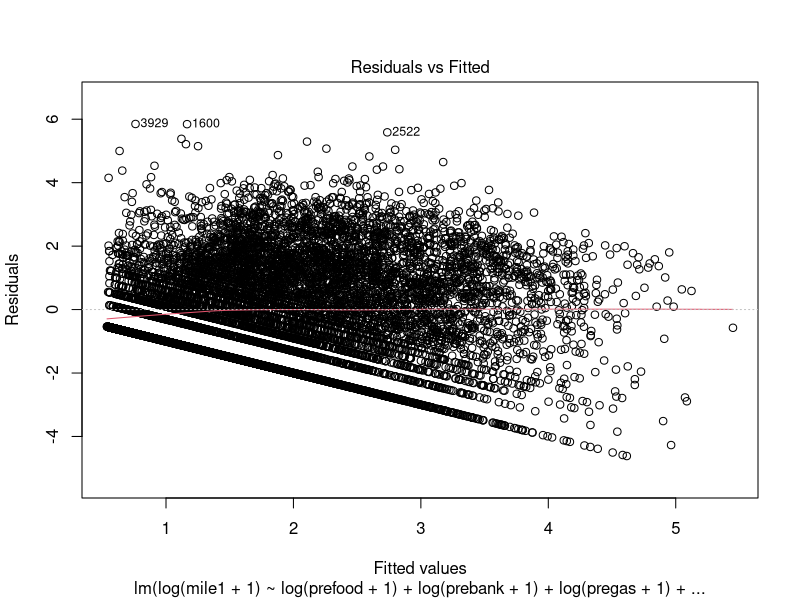
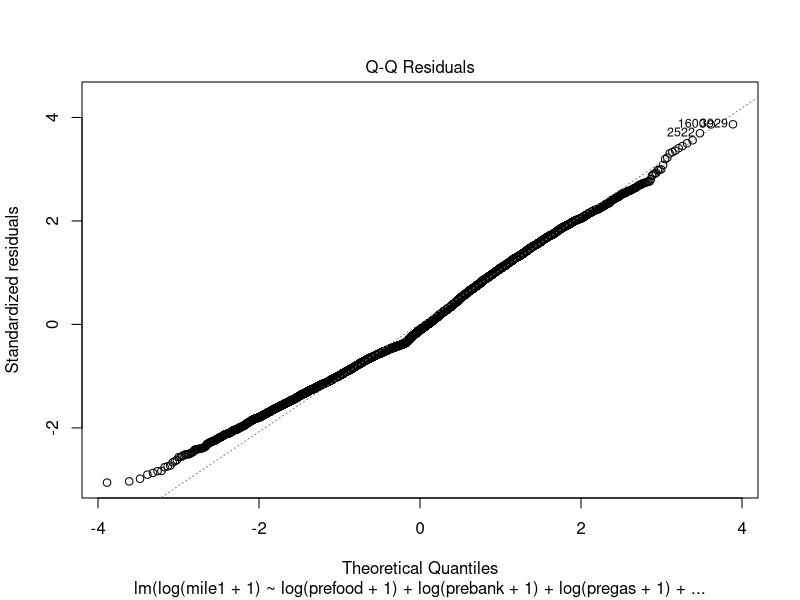
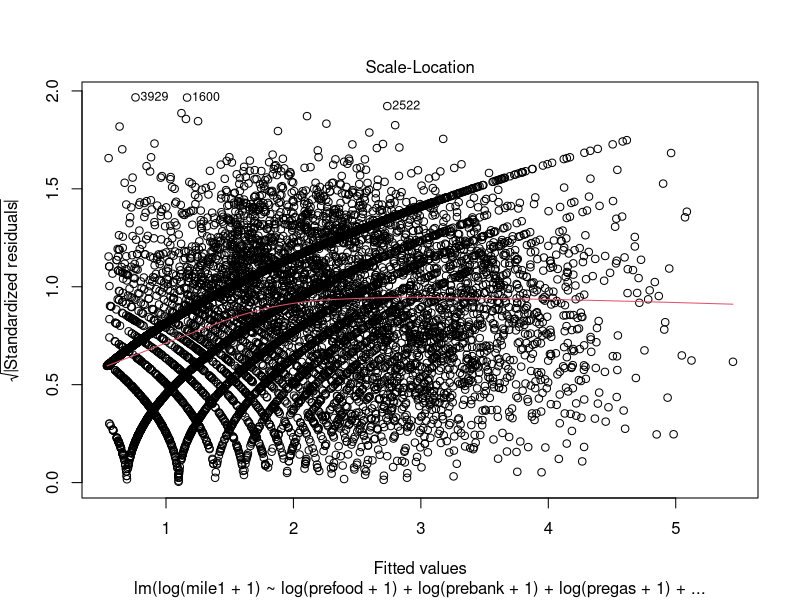
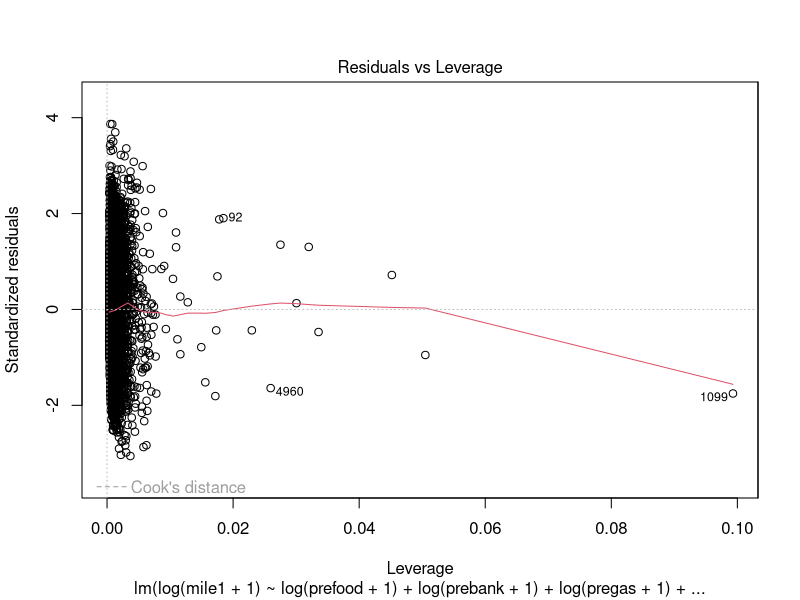
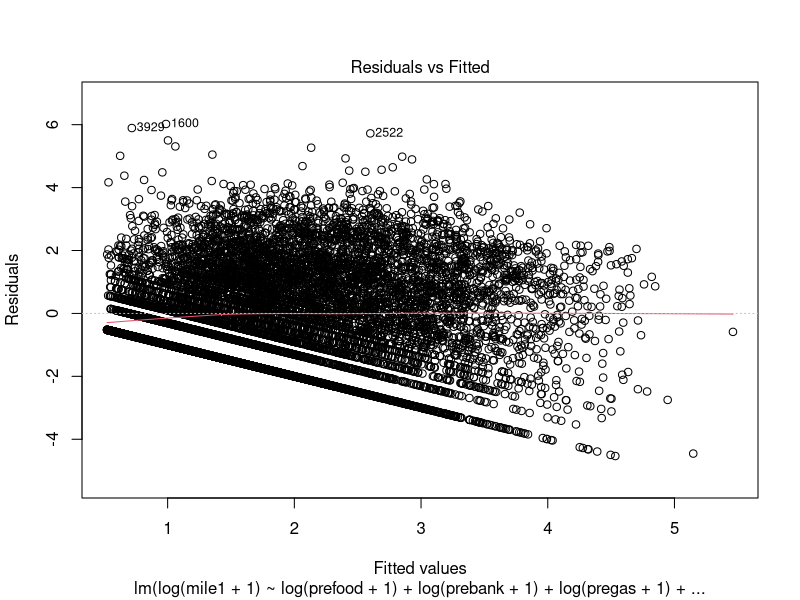
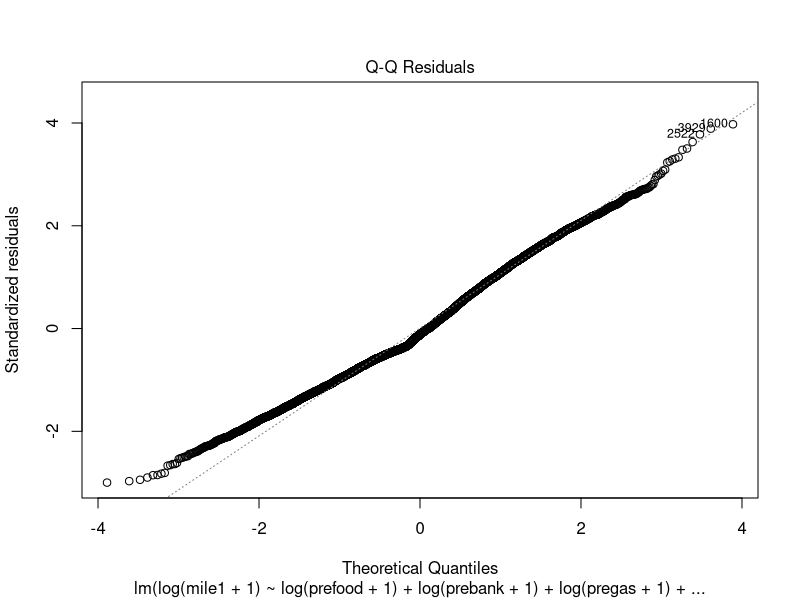
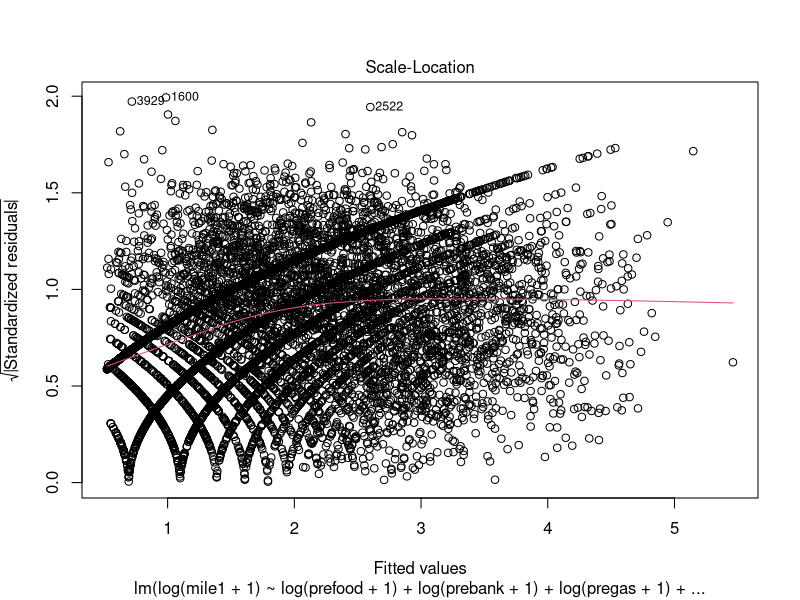
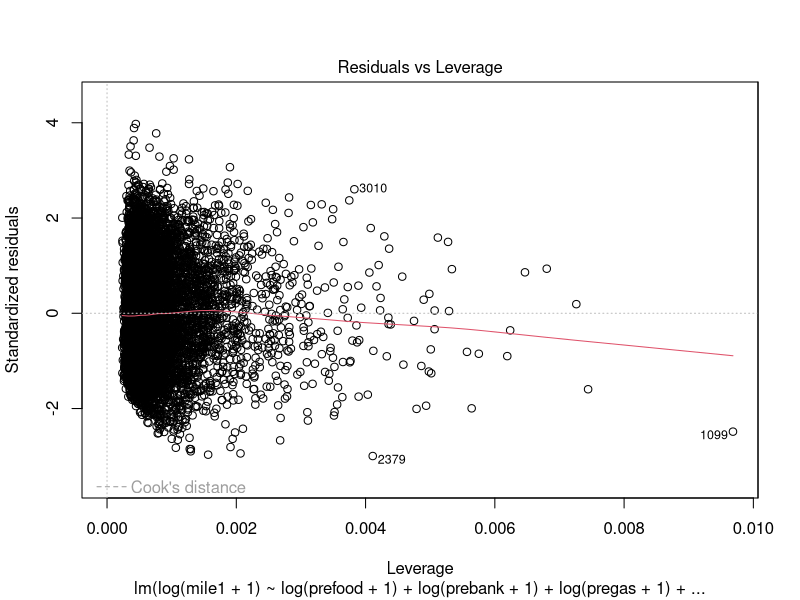

These figures' R source, in order:
library(car);
library(sqldf);
set.seed(10086);

purchase=read.csv("party.csv")
head(purchase,20)

purchase=sqldf("SELECT * FROM purchase WHERE basemile < 25000");
attach(purchase)


purchase$postTotal = mile1 + mile2 + mile3 + mile4;
purchase$totalRatio = (purchase$postTotal)/(basemile);
purchase$training = as.integer(runif(nrow(purchase))*5);

purchaseTraining = sqldf("SELECT * FROM purchase WHERE training < 4");
purchaseValidation = sqldf("SELECT * FROM purchase WHERE training = 4");
im1base=lm(log(mile1+1)~1,purchaseTraining)

im11=step(im1base, scope=~particpate+log(prefood+1)+I(log(prefood+1)^2)+particpate:log(prefood+1)+
log(prebank+1)+I(log(prebank+1)^2)+particpate:log(prebank+1)+
log(pregas+1)+I(log(pregas+1)^2)+particpate:log(pregas+1)+
log(preretail+1)+I(log(preretail+1)^2)+particpate:log(preretail+1)+
log(preother+1)+I(log(preother+1)^2)+particpate:log(preother+1)+
Rfreq+log(Rfreq+1)+1/Rfreq
, test="F", data=purchaseTraining)
summary(im11)
plot(im11)

im12=step(im1base, scope=~particpate+log(prefood+1)+particpate:log(prefood+1)+
log(prebank+1)+particpate:log(prebank+1)+
log(pregas+1)+particpate:log(pregas+1)+
log(preretail+1)+particpate:log(preretail+1)+
log(preother+1)+particpate:log(preother+1)+
Rfreq+log(Rfreq+1)+1/Rfreq
, test="F", data=purchaseTraining)
summary(im12)
plot(im12)

yhat=predict(im11, purchaseValidation);
mean((log(purchaseValidation$mile1+1)-yhat)^2);

yhat=predict(im12, purchaseValidation);
mean((log(purchaseValidation$mile1+1)-yhat)^2);

# im11
# lm(formula = log(mile1 + 1) ~ log(prefood + 1) + log(prebank +
#     1) + log(pregas + 1) + log(preother + 1) + log(preretail +
#     1) + I(log(prebank + 1)^2) + I(log(prefood + 1)^2) + I(log(preretail +
#     1)^2) + I(log(pregas + 1)^2) + particpate, data = purchaseTraining)

# im12
# lm(formula = log(mile1 + 1) ~ log(prefood + 1) + log(prebank +
#     1) + log(pregas + 1) + log(preother + 1) + log(preretail +
#     1) + particpate, data = purchaseTraining)
